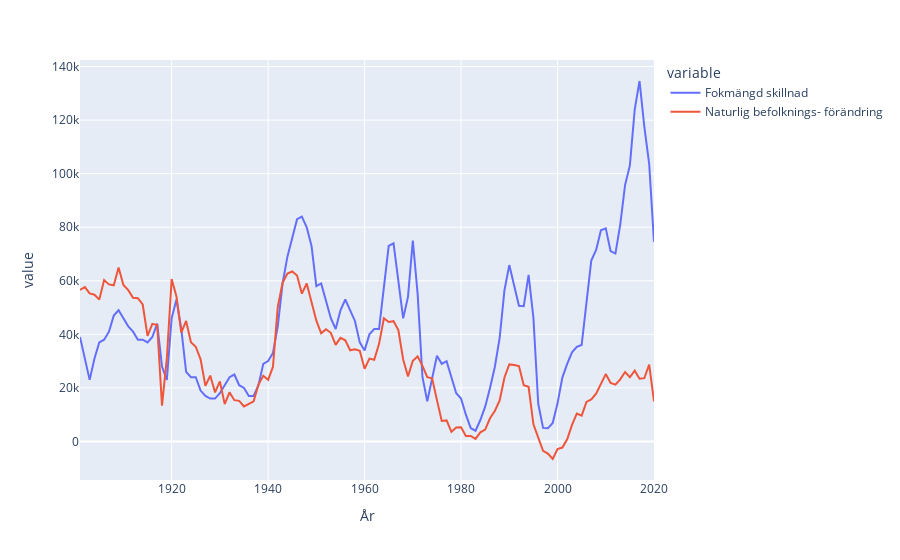

Notebook code cell kept with this figure:
### Code cell
befolknings_data["Fokmängd skillnad"] = befolknings_data["Medel- folkmängd"].diff()

fig_im_or_em = px.line(befolknings_data.loc[1901:2020], y=["Fokmängd skillnad", "Naturlig befolknings- förändring"])

fig_im_or_em.show()
